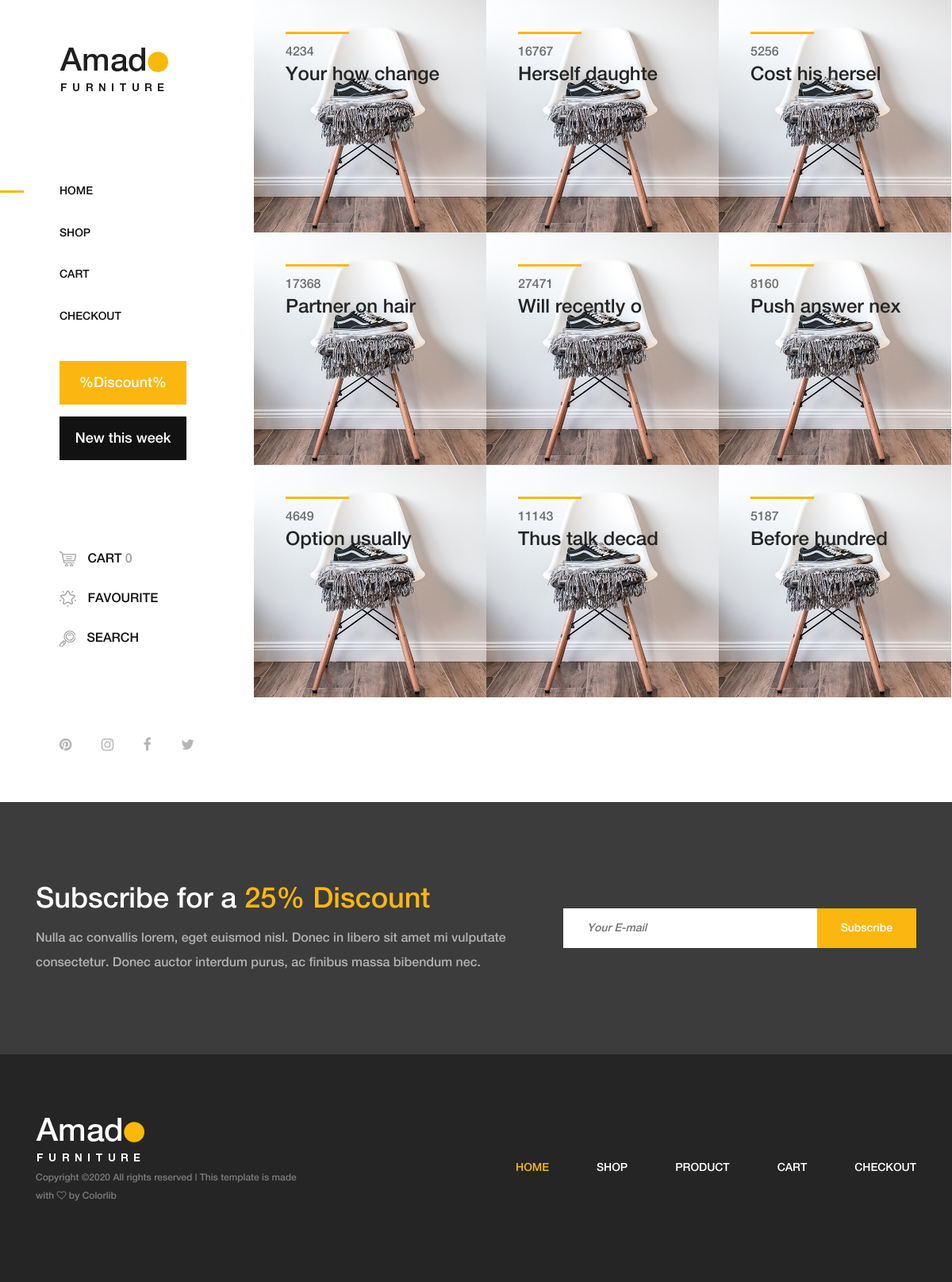
Screenshot of / (signed in) with the database file from the repository.
### shop/models.py (models this page shows, shortened)
class Book(models.Model):
    title = models.CharField('title', max_length=15)
    author = models.ForeignKey(Author, on_delete=models.CASCADE)
    img = models.ImageField('book photo')
    price = models.PositiveSmallIntegerField('price')

### shop/views.py (the view)
# urls.py: path('', IndexView.as_view()),
class IndexView(View):
    books = Book.objects.order_by('-id')[:9]
    def get(self, request):
        order = Order.objects.get_or_create(customer=request.user.customer, complete=False)[0]
        count = 0
        for _ in OrderItem.objects.filter(order=order):
            count += _.quantity
        return render(request, 'index.html', {'books': self.books, 'order_count': count})

### templates/index.html
{% extends 'base.html' %}
{% load static %}
{% block content %}
        <div class="products-catagories-area clearfix">
            <div class="amado-pro-catagory clearfix">
                {% for book in books %}
                <div class="single-products-catagory clearfix">
                    <a href="/shop">
                        <img src="{% static 'img/bg-img/1.jpg' %}" alt="">
                        <div class="hover-content">
                            <div class="line"></div>
                            <p>{{ book.price }}</p>
                            <h4>{{ book.title }}</h4>
                        </div>
                    </a>
                </div>
                {% endfor %}
            </div>
        </div>
{% endblock content %}

### templates/base.html
<!DOCTYPE html>
{% load static %}
<html lang="en">
{% include 'blocks/head.html' %}
<body>
<div class="main-content-wrapper d-flex clearfix">
{% include 'blocks/body.html' %}
    {% block content %}
    {% endblock content %}
</div>
{% include 'blocks/footer.html' %}
</body>
</html>

### templates/blocks/head.html (shortened to what this page needs)
{% load static %}
<head>
    <link rel="stylesheet" href="{% static 'css/core-style.css' %}">
    <link rel="stylesheet" href="{% static 'style.css' %}">
</head>

### templates/blocks/body.html (shortened to what this page needs)
{% load static %}
        <header class="header-area clearfix">
            <div class="logo">
                <a href="index.html"><img src="img/core-img/logo.png" alt=""></a>
            </div>
            <nav class="amado-nav">
                <ul>
                    <li class="{% if request.path == '/' %}active{% endif %}"><a href="/">Home</a></li>
                    <li class="{% if request.path == '/shop' %}active{% endif %}"><a href="/shop">Shop</a></li>
                    <li class="{% if request.path == '/cart' %}active{% endif %}"><a href="/cart">Cart</a></li>
                    <li class="{% if request.path == '/checkout' %}active{% endif %}"><a href="/checkout">Checkout</a></li>
                </ul>
            </nav>
            <div class="amado-btn-group mt-30 mb-100">
                <a href="#" class="btn amado-btn mb-15">%Discount%</a>
                <a href="#" class="btn amado-btn active">New this week</a>
            </div>
            <div class="cart-fav-search mb-100">
                <a href="/cart" class="cart-nav"><img src="img/core-img/cart.png" alt=""> Cart <span id="cart">{{ order_count|default_if_none:0 }}</span></a>
                <a href="#" class="fav-nav"><img src="img/core-img/favorites.png" alt=""> Favourite</a>
                <a href="#" class="search-nav"><img src="img/core-img/search.png" alt=""> Search</a>
            </div>
            <div class="social-info d-flex justify-content-between">
                <a href="#"><i class="fa fa-pinterest" aria-hidden="true"></i></a>
                <a href="#"><i class="fa fa-instagram" aria-hidden="true"></i></a>
                <a href="#"><i class="fa fa-facebook" aria-hidden="true"></i></a>
                <a href="#"><i class="fa fa-twitter" aria-hidden="true"></i></a>
            </div>
        </header>

### templates/blocks/footer.html (shortened to what this page needs)
{% load static %}
    <section class="newsletter-area section-padding-100-0">
        <div class="container">
            <div class="row align-items-center">
                <div class="col-12 col-lg-6 col-xl-7">
                    <div class="newsletter-text mb-100">
                        <h2>Subscribe for a <span>25% Discount</span></h2>
                        <p>Nulla ac convallis lorem, eget euismod nisl. Donec in libero sit amet mi vulputate consectetur. Donec auctor interdum purus, ac finibus massa bibendum nec.</p>
                    </div>
                </div>
                <div class="col-12 col-lg-6 col-xl-5">
                    <div class="newsletter-form mb-100">
                        <form action="#" method="post">
                            <input type="email" name="email" class="nl-email" placeholder="Your E-mail">
                            <input type="submit" value="Subscribe">
                        </form>
                    </div>
                </div>
            </div>
        </div>
    </section>
    <footer class="footer_area clearfix">
        <div class="container">
            <div class="row align-items-center">
                <div class="col-12 col-lg-4">
                    <div class="single_widget_area">
                        <div class="footer-logo mr-50">
                            <a href="index.html"><img src="../static/img/core-img/logo2.png" alt=""></a>
                        </div>
                        <p class="copywrite">
Copyright &copy;<script>document.write(new Date().getFullYear());</script> All rights reserved | This template is made with <i class="fa fa-heart-o" aria-hidden="true"></i> by <a href="https://colorlib.com" target="_blank">Colorlib</a>
</p>
                    </div>
                </div>
                <div class="col-12 col-lg-8">
                    <div class="single_widget_area">
                        <div class="footer_menu">
                            <nav class="navbar navbar-expand-lg justify-content-end">
                                <div class="collapse navbar-collapse" id="footerNavContent">
                                    <ul class="navbar-nav ml-auto">
                                        <li class="nav-item active">
                                            <a class="nav-link" href="index.html">Home</a>
                                        </li>
                                        <li class="nav-item">
                                            <a class="nav-link" href="shop.html">Shop</a>
                                        </li>
                                        <li class="nav-item">
                                            <a class="nav-link" href="product-details.html">Product</a>
                                        </li>
                                        <li class="nav-item">
                                            <a class="nav-link" href="cart.html">Cart</a>
                                        </li>
                                        <li class="nav-item">
                                            <a class="nav-link" href="checkout.html">Checkout</a>
                                        </li>
                                    </ul>
                                </div>
                            </nav>
                        </div>
                    </div>
                </div>
            </div>
        </div>
    </footer>

### rows the page displays
Book: price "4234", title "Your how change"
Book: price "16767", title "Herself daughte"
Book: price "5256", title "Cost his hersel"
Book: price "17368", title "Partner on hair"
Book: price "27471", title "Will recently o"
Book: price "8160", title "Push answer nex"
Book: price "4649", title "Option usually"
Book: price "11143", title "Thus talk decad"
Book: price "5187", title "Before hundred"

### other values shown
{{ order_count|default_if_none:0 }} "0"
